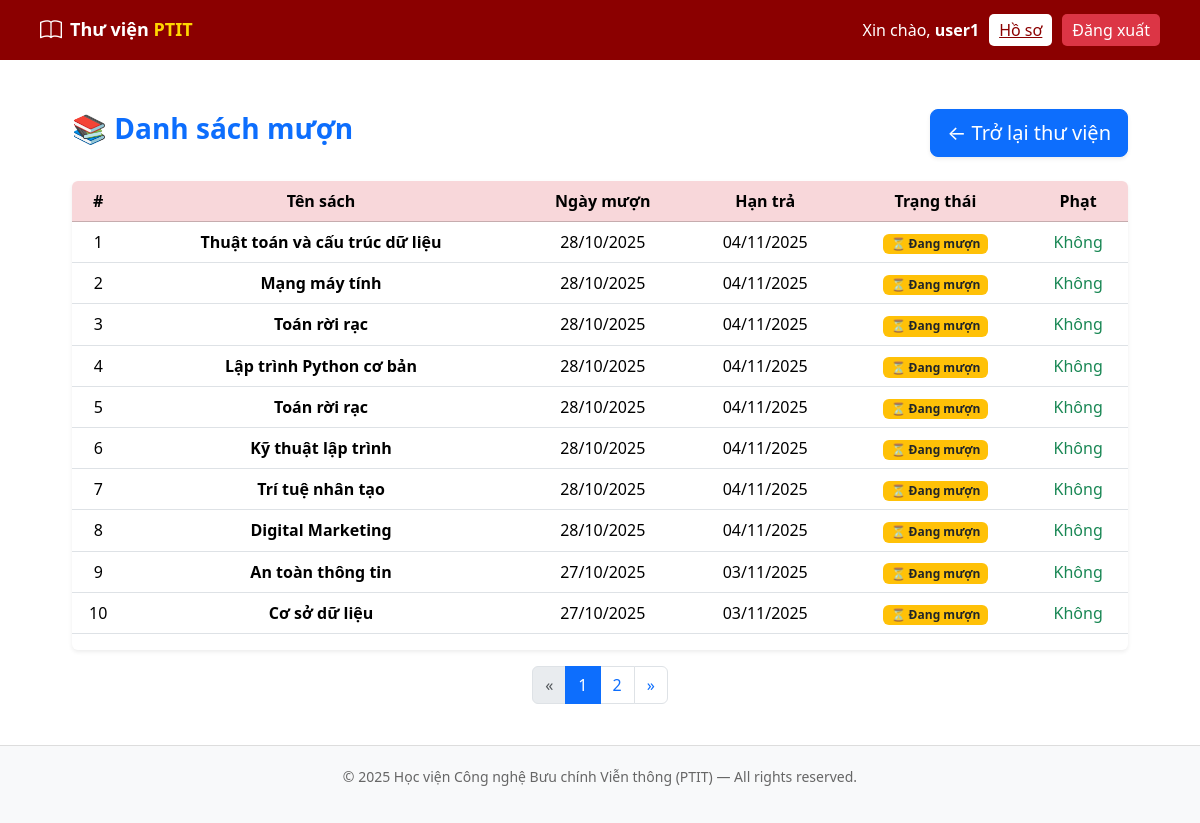
The page /borrower/my-loans/ (signed in) on the database its author committed.
### borrower/models.py (models this page shows, shortened)
class Loan(models.Model):
    user = models.ForeignKey(User, on_delete=models.CASCADE, verbose_name="Người mượn")
    book = models.ForeignKey(Book, on_delete=models.CASCADE, verbose_name="Sách mượn")
    borrowed_at = models.DateTimeField(default=timezone.now, verbose_name="Ngày mượn")
    due_date = models.DateTimeField(default=default_due_date, verbose_name="Hạn trả")
    returned = models.BooleanField(default=False, verbose_name="Đã trả")
    returned_at = models.DateTimeField(null=True, blank=True, verbose_name="Ngày trả")
    def is_overdue(self):
        return not self.returned and timezone.now().date() > self.due_date.date()
    def create_penalty_if_overdue(self):
        if self.is_overdue():
            overdue_days = self.days_overdue()
            fine_amount = overdue_days * 1000  # 💰 1000 VNĐ / ngày quá hạn
            if not Penalty.objects.filter(loan=self).exists():
                Penalty.objects.create(
                    user=self.user,
                    loan=self,
                    amount=fine_amount,
                    reason=f"Quá hạn {overdue_days} ngày",
                    cleared=False,
                )
    class Meta:
        verbose_name = "Phiếu mượn"
        verbose_name_plural = "📘 Danh sách phiếu mượn"
        ordering = ["-borrowed_at"]

### manager/models.py (models this page shows, shortened)
class Book(models.Model):
    title = models.CharField(max_length=255, verbose_name="Tên sách")
    author = models.CharField(max_length=255, verbose_name="Tác giả")
    year = models.PositiveIntegerField(verbose_name="Năm xuất bản", null=True, blank=True)
    category = models.CharField(max_length=100, verbose_name="Thể loại", blank=True, null=True)
    description = models.TextField(blank=True, null=True)
    total_copies = models.PositiveIntegerField(default=1)
    available_copies = models.PositiveIntegerField(default=1)
    cover = models.ImageField(upload_to='book_images/', blank=True, null=True)
    created_at = models.DateTimeField(auto_now_add=True)

### borrower/views.py (the view)
# urls.py: path("my-loans/", views.my_loans, name="my_loans"),
@login_required
def my_loans(request):
    loans = Loan.objects.filter(user=request.user).order_by("-borrowed_at")
    for loan in loans:
        loan.create_penalty_if_overdue()
    paginator = Paginator(loans, 10)
    page_number = request.GET.get("page")
    page_obj = paginator.get_page(page_number)
    return render(request, "borrower/my_loans.html", {"page_obj": page_obj})

### borrower/templates/borrower/my_loans.html
{% extends "base.html" %}
{% block content %}
<div class="container mt-4">
  <div class="d-flex justify-content-between align-items-center mb-4">
    <h3 class="fw-bold text-primary">
      📚 Danh sách mượn
    </h3>
    <a href="{% url 'borrower:borrower_home' %}" class="btn btn-primary btn-lg shadow-sm">
      ← Trở lại thư viện
    </a>
  </div>
  <div class="table-responsive shadow-sm rounded">
    <table class="table table-hover align-middle text-center">
      <thead class="table-danger text-dark">
        <tr>
          <th scope="col">#</th>
          <th scope="col">Tên sách</th>
          <th scope="col">Ngày mượn</th>
          <th scope="col">Hạn trả</th>
          <th scope="col">Trạng thái</th>
          <th scope="col">Phạt</th>
        </tr>
      </thead>
      <tbody>
        {% for loan in page_obj %}
        <tr>
          <td>{{ forloop.counter }}</td>
          <td class="fw-semibold">{{ loan.book.title }}</td>
          <td>{{ loan.borrowed_at|date:"d/m/Y" }}</td>
          <td>{{ loan.due_date|date:"d/m/Y" }}</td>
          <td>
            {% if loan.returned %}
              <span class="badge bg-success">Đã trả</span>
            {% else %}
              <span class="badge bg-warning text-dark">
                ⏳ Đang mượn
              </span>
            {% endif %}
          </td>
          <td>
            {% if loan.is_overdue %}
              <span class="text-danger fw-bold">Có</span>
            {% else %}
              <span class="text-success">Không</span>
            {% endif %}
          </td>
        </tr>
        {% empty %}
        <tr>
          <td colspan="6" class="text-muted py-4">
            😔 Bạn chưa mượn quyển sách nào.
          </td>
        </tr>
        {% endfor %}
      </tbody>
    </table>
  </div>
  {% if page_obj.has_other_pages %}
  <nav class="mt-3">
    <ul class="pagination justify-content-center">
      {% if page_obj.has_previous %}
      <li class="page-item">
        <a class="page-link" href="?page={{ page_obj.previous_page_number }}">«</a>
      </li>
      {% else %}
      <li class="page-item disabled"><span class="page-link">«</span></li>
      {% endif %}
      {% for num in page_obj.paginator.page_range %}
      <li class="page-item {% if num == page_obj.number %}active{% endif %}">
        <a class="page-link" href="?page={{ num }}">{{ num }}</a>
      </li>
      {% endfor %}
      {% if page_obj.has_next %}
      <li class="page-item">
        <a class="page-link" href="?page={{ page_obj.next_page_number }}">»</a>
      </li>
      {% else %}
      <li class="page-item disabled"><span class="page-link">»</span></li>
      {% endif %}
    </ul>
  </nav>
  {% endif %}
</div>
{% endblock %}

### templates/base.html (shortened to what this page needs)
{% load static %}
<!DOCTYPE html>
<html lang="vi">
<head>
    <link href="https://cdn.jsdelivr.net/npm/bootstrap@5.3.3/dist/css/bootstrap.min.css" rel="stylesheet">
    <link href="https://cdn.jsdelivr.net/npm/bootstrap-icons@1.11.3/font/bootstrap-icons.css" rel="stylesheet">
</head>
<body>
    <header>
        <div class="header-left">
            {% if user.is_authenticated %}
                {% if user.is_staff %}
                    <a href="{% url 'manager:home' %}" class="d-flex align-items-center text-white text-decoration-none">
                        <i class="bi bi-book logo"></i>
                        <h1 class="ms-2">Thư viện <span>PTIT</span></h1>
                    </a>
                {% else %}
                    <a href="{% url 'borrower:home' %}" class="d-flex align-items-center text-white text-decoration-none">
                        <i class="bi bi-book logo"></i>
                        <h1 class="ms-2">Thư viện <span>PTIT</span></h1>
                    </a>
                {% endif %}
            {% else %}
                <a href="{% url 'login' %}" class="d-flex align-items-center text-white text-decoration-none">
                    <i class="bi bi-book logo"></i>
                    <h1 class="ms-2">Thư viện <span>PTIT</span></h1>
                </a>
            {% endif %}
        </div>
        <div class="user-section">
            {% if user.is_authenticated %}
                <span>Xin chào, <strong>{{ user.username }}</strong></span>
                {% if user.is_staff %}
                    <a href="{% url 'manager:profile' %}" class="btn-profile">Hồ sơ</a>
                {% else %}
                    <a href="{% url 'borrower:profile' %}" class="btn-profile">Hồ sơ</a>
                {% endif %}
                <form method="post" action="{% url 'logout' %}" style="display:inline;">
                    <button type="submit" class="btn-logout">Đăng xuất</button>
                </form>
            {% else %}
                <a href="{% url 'login' %}" class="btn btn-light text-dark">Đăng nhập</a>
            {% endif %}
        </div>
    </header>
    <main>
        {% block content %}{% endblock %}
    </main>
    <footer>
        <p>© 2025 Học viện Công nghệ Bưu chính Viễn thông (PTIT) — All rights reserved.</p>
    </footer>
</body>
</html>

### templates/base.html (style rules this page uses)
header { background-color: #8B0000; color: white; padding: 10px 40px; display: flex; justify-content: space-between; align-items: center; height: 60px; }
.header-left { display: flex; align-items: center; gap: 10px; }
.header-left .logo { font-size: 22px; }
.header-left h1 { font-size: 18px; font-weight: bold; margin: 0; }
.header-left span { color: #FFD700; }
.user-section { display: flex; align-items: center; gap: 10px; }
.btn-profile { background-color: white; color: #8B0000; border: none; font-weight: 500; border-radius: 5px; padding: 4px 10px; }
.btn-logout { background-color: #dc3545; color: white; border: none; border-radius: 5px; padding: 4px 10px; }
main { padding: 25px 60px; background-color: #fff; min-height: calc(100vh - 120px); }
footer { text-align: center; padding: 20px; color: #666; font-size: 14px; border-top: 1px solid #ddd; background-color: #f8f9fa; }

### rows shown on the page
Loan: book "Thuật toán và cấu trúc dữ liệu", borrowed_at "28/10/2025", due_date "04/11/2025", returned "⏳ Đang mượn"
Loan: book "Mạng máy tính", borrowed_at "28/10/2025", due_date "04/11/2025", returned "⏳ Đang mượn"
Loan: book "Toán rời rạc", borrowed_at "28/10/2025", due_date "04/11/2025", returned "⏳ Đang mượn"
Loan: book "Lập trình Python cơ bản", borrowed_at "28/10/2025", due_date "04/11/2025", returned "⏳ Đang mượn"
Loan: book "Toán rời rạc", borrowed_at "28/10/2025", due_date "04/11/2025", returned "⏳ Đang mượn"
Loan: book "Kỹ thuật lập trình", borrowed_at "28/10/2025", due_date "04/11/2025", returned "⏳ Đang mượn"
Loan: book "Trí tuệ nhân tạo", borrowed_at "28/10/2025", due_date "04/11/2025", returned "⏳ Đang mượn"
Loan: book "Digital Marketing", borrowed_at "28/10/2025", due_date "04/11/2025", returned "⏳ Đang mượn"
Loan: book "An toàn thông tin", borrowed_at "27/10/2025", due_date "03/11/2025", returned "⏳ Đang mượn"
Loan: book "Cơ sở dữ liệu", borrowed_at "27/10/2025", due_date "03/11/2025", returned "⏳ Đang mượn"

### other values the page prints
{{ user.username }} "user1"
{{ num }} "1" "2"
